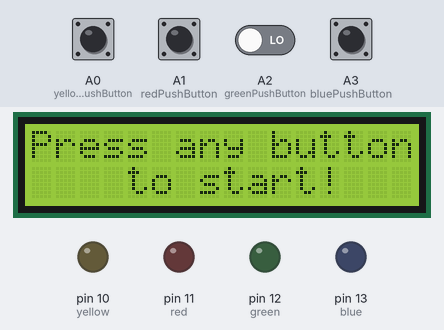
Simulated run of this sketch. Board: Arduino Uno, built with avr-gcc and run on an emulated ATmega328P. On the bench: 16×2 character LCD, output pins drawn as LEDs (lit = HIGH). Inputs (shaded band) come from the test bench; at power-on: A0 (yellowPushButton), A1 (redPushButton), A2 (greenPushButton), A3 (bluePushButton) LOW. Random numbers use the default seed unless the sketch sets one; what the sketch prints to the serial monitor is not drawn.

Above: at 1.2 s.
1.3 s: A0 (yellowPushButton) pulled HIGH for 0.15 s
At 2.3 s:
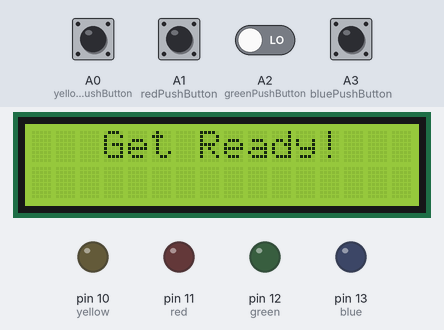
4.4 s: A1 (redPushButton) pulled HIGH for 0.15 s
At 5.4 s:
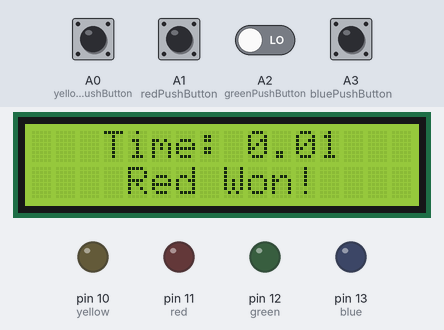
7.5 s: A1 (redPushButton) pulled HIGH for 1 s
At 8.3 s:
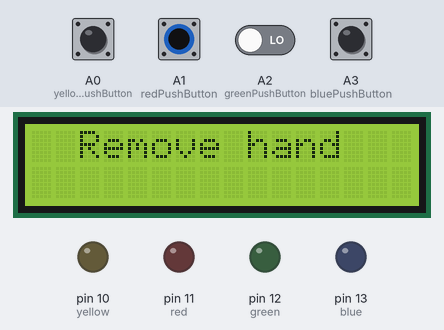
10.0 s: A0 (yellowPushButton) driven HIGH and A1 (redPushButton) driven HIGH
At 12.5 s:
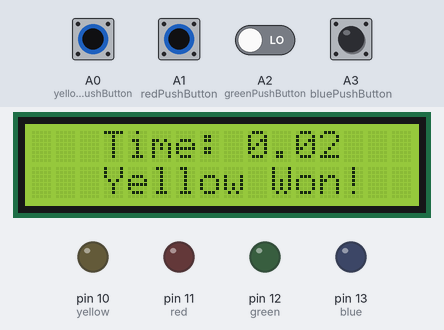
13.0 s: A3 (bluePushButton) pulled HIGH for 1 s
At 14.9 s:
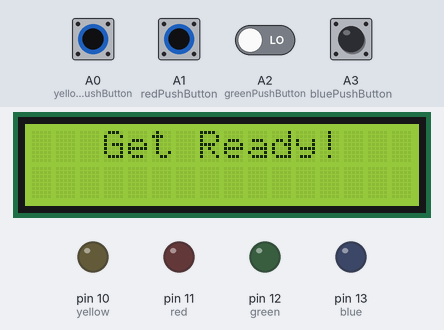
15.5 s: A1 (redPushButton) driven LOW and A2 (greenPushButton) driven HIGH
At 18.7 s:
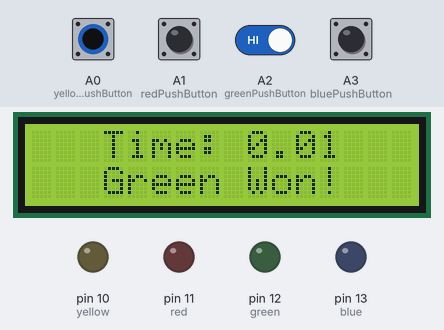
Timing chart, 0 to 20.2 s (numbered marks = the images above; inputs shaded):
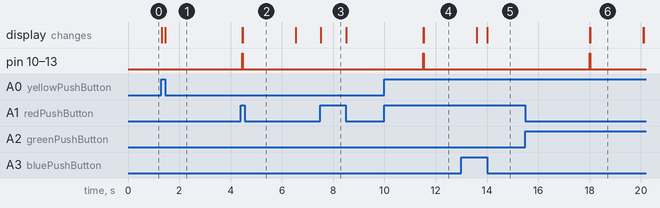

The sketch:

Midterm-Reaction_Game.ino
```cpp
/* https://www.instructables.com/id/Arduino-Reaction-Time-Tester/ used for reference */

#include <LiquidCrystal.h>

const int rs = 9, en = 8, d4 = 5, d5 = 4, d6 = 3, d7 = 2; /* giving LCD pins constant variable names*/
LiquidCrystal lcd(rs, en, d4, d5, d6, d7);

const int yellow = 10;
const int red = 11;
const int green = 12;
const int blue = 13;
const int yellowPushButton = A0;
const int redPushButton = A1;
const int greenPushButton = A2;
const int bluePushButton = A3;
boolean lastButton = LOW;
boolean currentButton = LOW;
boolean Started = false; /* initializes the start of the game as false */
boolean timer = false; /* initializes the timer as false */
long startTime;
long endTime;
long randomTime;
float elapsedTime;

void setup()
{
  pinMode(yellowPushButton, INPUT);
  pinMode(redPushButton, INPUT);
  pinMode(greenPushButton, INPUT);
  pinMode(bluePushButton, INPUT);
  pinMode(yellow, OUTPUT);
  pinMode(red, OUTPUT);
  pinMode(green, OUTPUT);
  pinMode(blue, OUTPUT);
  Serial.begin(9600);
  lcd.begin(16, 2); /*specifies size of LCD*/
  lcd.print("Press any button");
  lcd.setCursor(0, 2);
  lcd.print("    to start!");
}

// Debounce function double checks that the pushbuttons are actually pressed
boolean yellowDebounce(boolean last)
{
  boolean yellowCurrent = digitalRead(yellowPushButton); // checks whether the value of the switch is high or low
  if (last != yellowCurrent) //compares it to the stored value
  {
    delay(5); //waits for switch to settle
    yellowCurrent = digitalRead(yellowPushButton); //saves the new value
  }
  return yellowCurrent; //returns to main loop
}

boolean redDebounce(boolean last)
{
  boolean redCurrent = digitalRead(redPushButton);
  if (last != redCurrent)
  {
    delay(5);
    redCurrent = digitalRead(redPushButton);
  }
  return redCurrent;
}

boolean greenDebounce(boolean last)
{
  boolean greenCurrent = digitalRead(greenPushButton);
  if (last != greenCurrent)
  {
    delay(5);
    greenCurrent = digitalRead(greenPushButton);
  }
  return greenCurrent;
}

boolean blueDebounce(boolean last)
{
  boolean blueCurrent = digitalRead(bluePushButton);
  if (last != blueCurrent)
  {
    delay(5);
    blueCurrent = digitalRead(bluePushButton);
  }
  return blueCurrent;
}

void loop()
{
  lcd.setCursor(0, 1);
  currentButton = yellowDebounce(lastButton);
  if (lastButton == LOW && currentButton == HIGH) /* checks if yellowPushButton is pressed */
  {
    Started = !Started; /* changes start of game to true */
    lastButton = HIGH;
  }
  lastButton = currentButton;
  if (Started == true && timer == false) /* checks to see if game started but timer has not started*/
  {
    boolean hold = true;
    while (yellowDebounce(lastButton))
    {
      if (hold) { /* checks if the player has their hand on the button before game starts */
        lcd.clear();
        lcd.print("  Remove hand");
        hold = false;
      }
    }
    lcd.clear();
    lcd.print("   Get Ready!"); /* prints get ready on the screen and keeps it there */
    Random(); /* calls random function */
    timer = true; /* starts the timer */
  }
  if (Started == false && timer == true) /* checks if game has stopped and timer was on */
  {
    yellowStop(); /* calls stop function to stop the game */
    timer = false;
    delay(2000); /* pauses for 2 seconds when time is printed */
    setup(); /* calls the start of a new game */
  }

  currentButton = redDebounce(lastButton);
  if (lastButton == LOW && currentButton == HIGH)
  {
    Started = !Started;
    lastButton = HIGH;
  }
  lastButton = currentButton;
  if (Started == true && timer == false)
  {
    boolean hold = true;
    while (redDebounce(lastButton))
    {
      if (hold) {
        lcd.clear();
        lcd.print("  Remove hand");
        hold = false;
      }
    }
    lcd.clear();
    lcd.print("   Get Ready!");
    Random();
    timer = true;
  }
  if (Started == false && timer == true)
  {
    redStop();
    timer = false;
    delay(2000);
    setup();
  }

  currentButton = greenDebounce(lastButton);
  if (lastButton == LOW && currentButton == HIGH)
  {
    Started = !Started;
    lastButton = HIGH;
  }
  lastButton = currentButton;
  if (Started == true && timer == false)
  {
    boolean hold = true;
    while (greenDebounce(lastButton))
    {
      if (hold) {
        lcd.clear();
        lcd.print("  Remove hand");
        hold = false;
      }
    }
    lcd.clear();
    lcd.print("   Get Ready!");
    Random();
    timer = true;
  }
  if (Started == false && timer == true)
  {
    greenStop();
    timer = false;
    delay(2000);
    setup();
  }

  currentButton = blueDebounce(lastButton);
  if (lastButton == LOW && currentButton == HIGH)
  {
    Started = !Started;
    lastButton = HIGH;
  }
  lastButton = currentButton;
  if (Started == true && timer == false)
  {
    boolean hold = true;
    while (blueDebounce(lastButton))
    {
      if (hold) {
        lcd.clear();
        lcd.print("  Remove hand");
        hold = false;
      }
    }
    lcd.clear();
    lcd.print("   Get Ready!");
    Random();
    timer = true;
  }
  if (Started == false && timer == true)
  {
    blueStop();
    timer = false;
    delay(2000);
    setup();
  }

}
void Random()
{
  randomTime = random(2, 5); /* creating a variable with a random number of seconds from 2-5 */
  randomTime = randomTime * 1000;
  /* lights remain off until the randomTime passes */
  digitalWrite(yellow, LOW);
  digitalWrite(red, LOW);
  digitalWrite(green, LOW);
  digitalWrite(blue, LOW);
  delay(randomTime); /* gets random number of seconds from 2-5 before the LEDs light up */
  Start();
}

void Start() { /* function to start the game */
  lcd.clear();
  lcd.print("      Go!"); /* prints go when the LEDs light up*/
  startTime = millis();
  /* turns on all LEDs */
  digitalWrite(yellow, HIGH);
  digitalWrite(red, HIGH);
  digitalWrite(green, HIGH);
  digitalWrite(blue, HIGH);
}

void yellowStop() {
  endTime = millis();
  elapsedTime = (endTime - startTime) + 5; /* equation used to measure the time taken from the moment bulbs light up to the moment the button is pressed*/
  elapsedTime = elapsedTime / 1000;
  Serial.print("Time Seconds: "); /* making sure that the timer is correct */
  Serial.println(elapsedTime);
  lcd.clear();
  lcd.print(String("   ") + String("Time: ") + String(elapsedTime)); /* printing the time taken on the screen */
  lcd.setCursor(0, 2); /* goes to second line of LCD */
  lcd.print(String("   Yellow " ) + String("Won!"));
  /* turning off the light of the LEDs when button is pressed*/
  digitalWrite(yellow, LOW);
  digitalWrite(red, LOW);
  digitalWrite(green, LOW);
  digitalWrite(blue, LOW);

}

void redStop() {
  endTime = millis();
  elapsedTime = (endTime - startTime) + 5;
  elapsedTime = elapsedTime / 1000;
  Serial.print("Time Seconds: ");
  Serial.println(elapsedTime);
  lcd.clear();
  lcd.print(String("   ") + String("Time: ") + String(elapsedTime));
  lcd.setCursor(0, 2);
  lcd.print(String("    Red " ) + String("Won!"));
  digitalWrite(yellow, LOW);
  digitalWrite(red, LOW);
  digitalWrite(green, LOW);
  digitalWrite(blue, LOW);

}

void greenStop() {
  endTime = millis();
  elapsedTime = (endTime - startTime) + 5;
  elapsedTime = elapsedTime / 1000;
  Serial.print("Time Seconds: ");
  Serial.println(elapsedTime);
  lcd.clear();
  lcd.print(String("   ") + String("Time: ") + String(elapsedTime));
  lcd.setCursor(0, 2);
  lcd.print(String("   Green " ) + String("Won!"));
  digitalWrite(yellow, LOW);
  digitalWrite(red, LOW);
  digitalWrite(green, LOW);
  digitalWrite(blue, LOW);

}

void blueStop() {
  endTime = millis();
  elapsedTime = (endTime - startTime) + 5;
  elapsedTime = elapsedTime / 1000;
  Serial.print("Time Seconds: ");
  Serial.println(elapsedTime);
  lcd.clear();
  lcd.print(String("   ") + String("Time: ") + String(elapsedTime));
  lcd.setCursor(0, 2);
  lcd.print(String("    Blue " ) + String("Won!"));
  digitalWrite(yellow, LOW);
  digitalWrite(red, LOW);
  digitalWrite(green, LOW);
  digitalWrite(blue, LOW);

}
```

Measured:
- after the input at 1.3 s, the display: first changes at once (image 1 shows a later state)
- after the input at 7.5 s, the display: changes at once (image 3)
